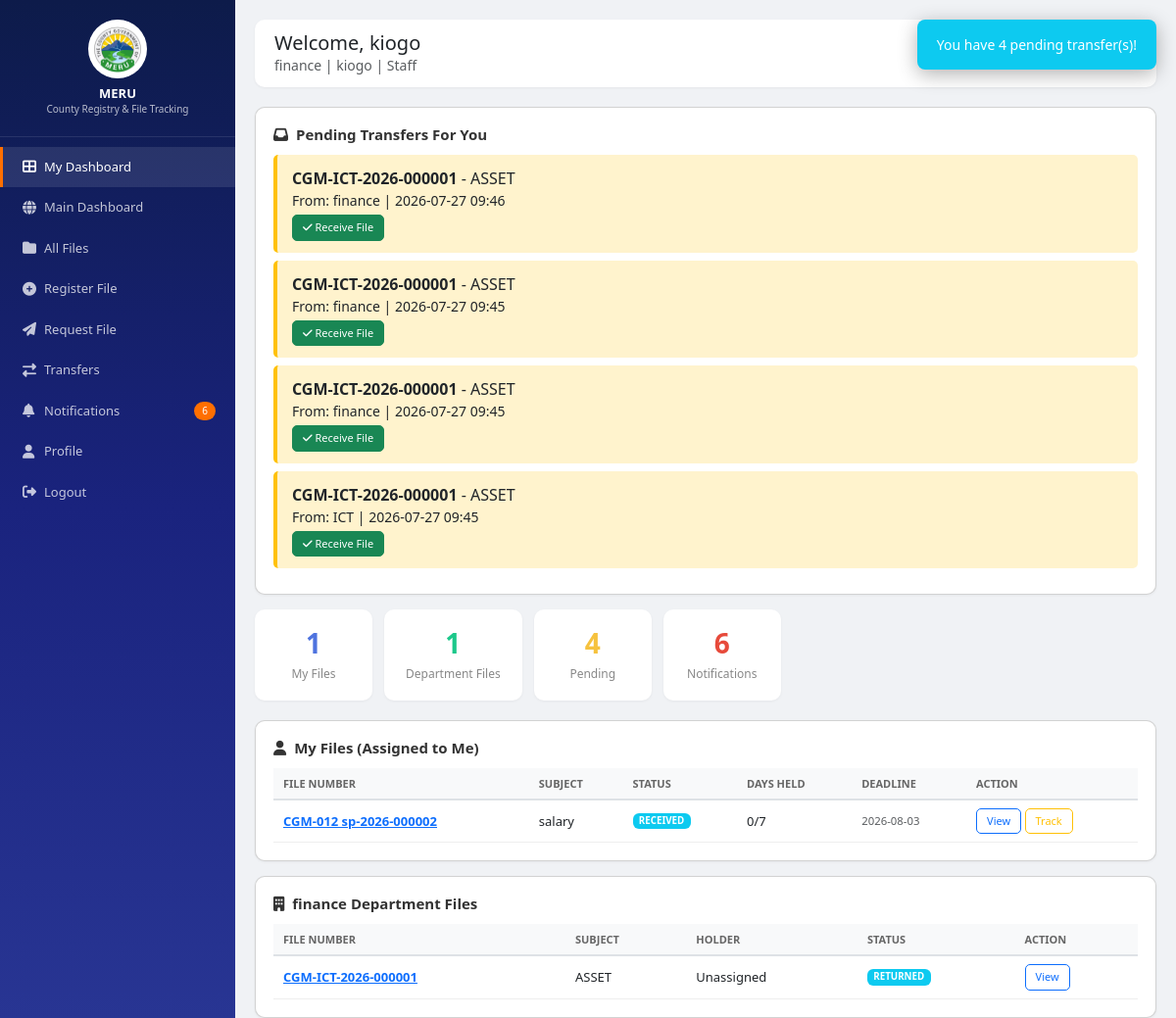
Screenshot of /my-dashboard/ (signed in) with the database file from the repository.
### apps/accounts/models.py (models this page shows, shortened)
class Employee(models.Model):
    payroll = models.CharField(max_length=20, unique=True)
    name = models.CharField(max_length=100)
    designation = models.CharField(max_length=100, blank=True, null=True)
    department = models.ForeignKey(Department, on_delete=models.CASCADE)
    email = models.EmailField(unique=True)
    phone = models.CharField(max_length=20, blank=True, null=True)
    active = models.BooleanField(default=True)
    created_at = models.DateTimeField(auto_now_add=True)
    class Meta: db_table = 'employees'

class Department(models.Model):
    code = models.CharField(max_length=10, unique=True)
    name = models.CharField(max_length=100)
    active = models.BooleanField(default=True)
    created_at = models.DateTimeField(auto_now_add=True)
    class Meta: db_table = 'departments'; verbose_name_plural = 'Departments'

### apps/transfers/models.py (models this page shows, shortened)
class FileTransfer(models.Model):
    TYPES = [('TRANSFER','Transfer'),('FORWARD','Forward'),('RETURN','Return')]
    STATUS = [('PENDING','Pending'),('RECEIVED','Received'),('REJECTED','Rejected'),('COMPLETED','Completed')]
    file = models.ForeignKey(File, on_delete=models.CASCADE, related_name='transfers')
    transfer_number = models.CharField(max_length=50, unique=True)
    from_dept = models.ForeignKey(Department, on_delete=models.CASCADE, related_name='transfers_sent')
    to_dept = models.ForeignKey(Department, on_delete=models.CASCADE, related_name='transfers_received')
    from_emp = models.ForeignKey(Employee, on_delete=models.CASCADE, related_name='transfers_initiated')
    to_emp = models.ForeignKey(Employee, on_delete=models.SET_NULL, null=True, blank=True, related_name='transfers_assigned')
    transfer_type = models.CharField(max_length=10, choices=TYPES, default='TRANSFER')
    remarks = models.TextField(blank=True, null=True)
    status = models.CharField(max_length=15, choices=STATUS, default='PENDING')
    transferred_at = models.DateTimeField(auto_now_add=True)
    received_at = models.DateTimeField(null=True, blank=True)
    class Meta: db_table = 'file_transfers'; ordering = ['-transferred_at']

### apps/registry/models.py (models this page shows, shortened)
class File(models.Model):
    PRIORITY = [('LOW','Low'),('MEDIUM','Medium'),('HIGH','High'),('URGENT','Urgent')]
    STATUS = [('REGISTERED','Registered'),('RECEIVED','Received'),('UNDER_REVIEW','Under Review'),('PENDING_APPROVAL','Pending Approval'),('APPROVED','Approved'),('RETURNED','Returned'),('TRANSFERRED','Transferred'),('COMPLETED','Completed'),('ARCHIVED','Archived')]
    file_number = models.CharField(max_length=30, unique=True, db_index=True)
    subject = models.CharField(max_length=500)
    description = models.TextField(blank=True, null=True)
    category = models.ForeignKey(FileCategory, on_delete=models.SET_NULL, null=True, blank=True)
    department = models.ForeignKey(Department, on_delete=models.CASCADE, related_name='files_owned')
    current_department = models.ForeignKey(Department, on_delete=models.CASCADE, related_name='files_current')
    current_holder = models.ForeignKey(Employee, on_delete=models.SET_NULL, null=True, blank=True, related_name='files_held')
    priority = models.CharField(max_length=10, choices=PRIORITY, default='MEDIUM')
    status = models.CharField(max_length=20, choices=STATUS, default='REGISTERED')
    created_by = models.ForeignKey(Employee, on_delete=models.CASCADE, related_name='files_created')
    date_received = models.DateTimeField(default=timezone.now)
    days_held = models.IntegerField(default=0)
    expected_return_date = models.DateTimeField(null=True, blank=True)
    hold_duration_days = models.IntegerField(default=7)
    is_archived = models.BooleanField(default=False)
    created_at = models.DateTimeField(auto_now_add=True)
    updated_at = models.DateTimeField(auto_now=True)
    class Meta: db_table = 'files'; ordering = ['-created_at']

### crfts/urls.py (the view)
# urls.py: path('my-dashboard/', user_dashboard, name='my_dashboard'),
@login_required(login_url='/login/')
def user_dashboard(request):
    emp = get_emp(request.user)
    dept = emp.department
    my_files = File.objects.filter(current_holder=emp, is_archived=False).select_related('current_department').order_by('-created_at')
    dept_files = File.objects.filter(current_department=dept, is_archived=False).exclude(current_holder=emp).select_related('current_holder').order_by('-created_at')[:20]
    pending_transfers = FileTransfer.objects.filter(to_emp=emp, status='PENDING').select_related('file','from_dept').order_by('-transferred_at')
    notifications = Notification.objects.filter(user=request.user, is_read=False).order_by('-created_at')[:10]
    return render(request, 'registry/my_dashboard.html', {
        'my_files': my_files, 'dept_files': dept_files, 'pending': pending_transfers,
        'notifications': notifications, 'user': request.user, 'employee': emp,
        'notif_count': get_notif_count(request.user)
    })

### crfts/urls.py (called while the page is built, shortened)
def get_emp(user):
    if hasattr(user, 'employee') and user.employee: return user.employee

def get_notif_count(user):
    return Notification.objects.filter(user=user, is_read=False).count()

### templates/registry/my_dashboard.html (shortened to what this page needs)
﻿<!DOCTYPE html><html lang='en'><head><meta charset='UTF-8'><meta name='viewport' content='width=device-width,initial-scale=1'><title>My Dashboard - MERU</title>
<link href='https://cdn.jsdelivr.net/npm/bootstrap@5.3.0/dist/css/bootstrap.min.css' rel='stylesheet'>
<link href='https://cdnjs.cloudflare.com/ajax/libs/font-awesome/6.4.0/css/all.min.css' rel='stylesheet'>
</head>
<body><aside class='sidebar'><div class='logo'><img src='/static/images/logo.png' alt='County Logo' style='width:60px;height:60px;border-radius:50%;margin-bottom:8px;background:white;padding:5px' onerror=\"this.style.display='none'\"><h5>MERU</h5><small>County Registry & File Tracking</small></div><nav>
<a href='/my-dashboard/' class='active'><i class='fas fa-th-large'></i> <span>My Dashboard</span></a>
<a href='/'><i class='fas fa-globe'></i> <span>Main Dashboard</span></a>
<a href='/files/'><i class='fas fa-folder'></i> <span>All Files</span></a>
<a href='/register/'><i class='fas fa-plus-circle'></i> <span>Register File</span></a>
<a href='/request-file/'><i class='fas fa-paper-plane'></i> <span>Request File</span></a>
<a href='/transfers/'><i class='fas fa-exchange-alt'></i> <span>Transfers</span></a>
<a href='/notifications/'><i class='fas fa-bell'></i> <span>Notifications</span>{% if notif_count %}<span class='badge-notif'>{{ notif_count }}</span>{% endif %}</a>
<a href='/profile/'><i class='fas fa-user'></i> <span>Profile</span></a>
<a href='/logout/'><i class='fas fa-sign-out-alt'></i> <span>Logout</span></a></nav></aside>
<main class='main'><div class='topbar'><div><h5 style='margin:0'>Welcome, {{ employee.name }}</h5><small class='text-muted'>{{ employee.department.name }} | {{ employee.payroll }} | {{ employee.designation|default:'Staff' }}</small></div><a href='/logout/' class='btn btn-outline-danger btn-sm'>Logout</a></div>
{% if pending %}<div class='card'><h5><i class='fas fa-inbox me-2'></i>Pending Transfers For You</h5>
{% for t in pending %}<div class='alert-transfer'><strong>{{ t.file.file_number }}</strong> - {{ t.file.subject }}<br><small>From: {{ t.from_dept.name }} | {{ t.transferred_at|date:'Y-m-d H:i' }}</small><br><a href='/transfers/{{ t.id }}/receive/' class='btn btn-success btn-sm mt-1'><i class='fas fa-check'></i> Receive File</a></div>{% endfor %}</div>{% endif %}
<div class='stats'>
<div class='stat'><h3 style='color:#4e73df'>{{ my_files.count }}</h3><p>My Files</p></div>
<div class='stat'><h3 style='color:#1cc88a'>{{ dept_files.count }}</h3><p>Department Files</p></div>
<div class='stat'><h3 style='color:#f6c23e'>{{ pending.count }}</h3><p>Pending</p></div>
<div class='stat'><h3 style='color:#e74a3b'>{{ notifications.count }}</h3><p>Notifications</p></div>
</div>
<div class='card'><h5><i class='fas fa-user me-2'></i>My Files (Assigned to Me)</h5><table><thead><tr><th>File Number</th><th>Subject</th><th>Status</th><th>Days Held</th><th>Deadline</th><th>Action</th></tr></thead><tbody>
{% for f in my_files|slice:':10' %}<tr>
<td><a href='/file/{{ f.id }}/' class='fw-bold text-primary'>{{ f.file_number }}</a></td>
<td>{{ f.subject|truncatechars:50 }}</td>
<td><span class='badge bg-info'>{{ f.status }}</span></td>
<td>{{ f.days_held }}/{{ f.hold_duration_days }}</td>
<td>{% if f.expected_return_date %}<small class='{% if f.days_held > f.hold_duration_days %}text-danger fw-bold{% elif f.days_held >= f.hold_duration_days|add:'-1' %}text-warning fw-bold{% else %}text-muted{% endif %}'>{{ f.expected_return_date|date:'Y-m-d' }}</small>{% else %}--{% endif %}</td>
<td><a href='/file/{{ f.id }}/' class='btn btn-outline-primary btn-sm'>View</a> <a href='/file/{{ f.id }}/tracking/' class='btn btn-outline-warning btn-sm'>Track</a></td></tr>
{% empty %}<tr><td colspan='6' class='text-center py-3 text-muted'>No files assigned to you</td></tr>{% endfor %}</tbody></table></div>
<div class='card'><h5><i class='fas fa-building me-2'></i>{{ employee.department.name }} Department Files</h5><table><thead><tr><th>File Number</th><th>Subject</th><th>Holder</th><th>Status</th><th>Action</th></tr></thead><tbody>
{% for f in dept_files %}<tr><td><a href='/file/{{ f.id }}/' class='fw-bold text-primary'>{{ f.file_number }}</a></td><td>{{ f.subject|truncatechars:50 }}</td><td>{{ f.current_holder.name|default:'Unassigned' }}</td><td><span class='badge bg-info'>{{ f.status }}</span></td><td><a href='/file/{{ f.id }}/' class='btn btn-outline-primary btn-sm'>View</a></td></tr>
{% empty %}<tr><td colspan='5' class='text-center py-3 text-muted'>No other department files</td></tr>{% endfor %}</tbody></table></div></main>
<div id='toast-container'></div>
</body></html>

### templates/registry/my_dashboard.html (style rules this page uses)
:root { --p:#1a237e;--s:240px }
* { margin:0;padding:0;box-sizing:border-box }
body { font-family:'Segoe UI',Arial;background:#f0f2f5;display:flex;min-height:100vh }
.sidebar { width:var(--s);background:linear-gradient(180deg,#0d1b4a,#1a237e,#283593);color:#fff;position:fixed;left:0;top:0;bottom:0;overflow-y:auto;z-index:100 }
.sidebar .logo { padding:20px;text-align:center;border-bottom:1px solid rgba(255,255,255,.1) }
.sidebar .logo h5 { font-size:13px;margin:0;font-weight:700 }
.sidebar .logo small { font-size:10px;opacity:.7 }
.sidebar nav { padding:10px 0 }
.sidebar nav a { display:flex;align-items:center;color:rgba(255,255,255,.75);padding:11px 20px;text-decoration:none;font-size:13px;border-left:3px solid transparent;transition:.2s }
.sidebar nav a:hover,.sidebar nav a.active { color:#fff;background:rgba(255,255,255,.1);border-left-color:#ff6f00 }
.sidebar nav a i { width:22px;font-size:14px }
.badge-notif { background:#ff6f00;color:#fff;border-radius:10px;padding:2px 8px;font-size:10px;margin-left:auto }
.main { margin-left:var(--s);flex:1;padding:20px }
.topbar { background:#fff;padding:12px 20px;border-radius:10px;display:flex;justify-content:space-between;align-items:center;margin-bottom:20px;box-shadow:0 1px 3px rgba(0,0,0,.05) }
.stats { display:flex;gap:12px;margin-bottom:20px;flex-wrap:wrap }
.stat { background:#fff;padding:18px 22px;border-radius:10px;text-align:center;box-shadow:0 1px 3px rgba(0,0,0,.05);min-width:120px }
.stat h3 { margin:0;font-size:28px;font-weight:700 }
.stat p { margin:5px 0 0;font-size:12px;color:#888 }
.card { background:#fff;padding:18px;border-radius:10px;margin-bottom:15px;box-shadow:0 1px 3px rgba(0,0,0,.05) }
.card h5 { font-size:15px;margin-bottom:12px;color:#333;font-weight:600 }
table { width:100%;border-collapse:collapse }
th { background:#f8f9fa;padding:8px 10px;font-size:11px;text-align:left;text-transform:uppercase;color:#666;border-bottom:2px solid #dee2e6 }
td { padding:8px 10px;font-size:13px;border-bottom:1px solid #eee }
.btn-sm { padding:4px 10px;font-size:11px;border-radius:5px }
.alert-transfer { background:#fff3cd;border-left:4px solid #ffc107;padding:12px 15px;margin-bottom:8px;border-radius:5px }
#toast-container { position:fixed;top:20px;right:20px;z-index:9999 }

### rows the page displays
Employee: name "kiogo", department.name "finance", payroll "kiogo", designation "Staff"
FileTransfer: file.file_number "CGM-ICT-2026-000001", file.subject "ASSET", from_dept.name "finance", transferred_at "2026-07-27 09:46"
FileTransfer: file.file_number "CGM-ICT-2026-000001", file.subject "ASSET", from_dept.name "finance", transferred_at "2026-07-27 09:45"
FileTransfer: file.file_number "CGM-ICT-2026-000001", file.subject "ASSET", from_dept.name "finance", transferred_at "2026-07-27 09:45"
FileTransfer: file.file_number "CGM-ICT-2026-000001", file.subject "ASSET", from_dept.name "ICT", transferred_at "2026-07-27 09:45"
File: file_number "CGM-012 sp-2026-000002", subject "salary", status "RECEIVED", days_held "0", hold_duration_days "7", expected_return_date "2026-08-03"
File: file_number "CGM-ICT-2026-000001", subject "ASSET", current_holder.name "Unassigned", status "RETURNED"

### other values shown
{{ notif_count }} "6"
{{ my_files.count }} "1"
{{ dept_files.count }} "1"
{{ pending.count }} "4"
{{ notifications.count }} "6"
